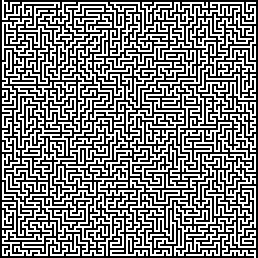
#> input picture resources/mazes/large.bmp, 129 x 129 px, given in place of verysmall.bmp, which was not available (shown 2 times larger)
$ python threading_Find_Maze_End.py
#> lines starting #> are read from the running program, lines starting #| are printed output that depends on the picture; pictures that were not available may be replaced by others from this repository, and a replacement may not be noted
### baseCode/cse251.py
"""
Course: CSE 251
File: cse251.py
Author: Brother Comeau

Purpose: Common classes for the CSE 251 course
"""

import os
import sys
import time
from datetime import datetime
import logging
import matplotlib.pyplot as plt
import numpy as np
import random
import json
import turtle
import cv2

# ===============================================================================================
# [15 lines left out: functions print_dict, load_json_file, not called in this run]


# ===============================================================================================
class Log():
    """ Logger Class for CSE 251 """

    def __init__(self, filename_log='',
                 linefmt='',
                 show_levels=False,
                 show_terminal=False,
                 include_time=True):
        self._start_time = time.perf_counter()
        self._show_terminal = show_terminal

        if filename_log == '':
            d = datetime.now()
            localtime = d.strftime("%m%d-%H%M%S")
            filename_log = f'{localtime}.log'

        self._filename = filename_log

        if linefmt == '':
          linefmt = '%(message)s'

        if show_levels:
            linefmt = '%(levelname)s - ' + linefmt

        if include_time:
            date_format = '%H:%M:%S'
            linefmt = '%(asctime)s| ' + linefmt
        else:
            date_format = ''

        # Create and configure logger
        logging.basicConfig(filename=self._filename,
                            # format='%(asctime)s %(levelname)s %(message)s',
                            format=linefmt,
                            datefmt=date_format,
                            filemode='w')

        self.logger = logging.getLogger()

        # Setting the threshold of logger to DEBUG
        self.logger.setLevel(logging.INFO)

        if show_terminal:
            formatter = logging.Formatter(linefmt, datefmt=date_format)
            terminal_handler = logging.StreamHandler()
            terminal_handler.setFormatter(formatter)
            self.logger.addHandler(terminal_handler)


    # [24 lines left out: functions start_timer, step_timer, stop_timer, not called in this run]

    def get_time(self):
        return time.perf_counter()

    def write_blank_line(self):
        """Write info message to log file"""
        self.logger.info(' ')
        # if self._show_terminal:
        #   print(f'LOG: {message}')

    def write(self, message=''):
        """Write info message to log file"""
        self.logger.info(message)
        # if self._show_terminal:
        #   print(f'LOG: {message}')

    def write_warning(self, message=''):
        """Write warning message to log file"""
        self.logger.warning('WARNING: ' + message)
        # if self._show_terminal:
        #   print(f'LOG: {message}')

    def write_error(self, message=''):
        """Write error message to log file"""
        self.logger.error('ERROR: ' + message)
        # if self._show_terminal:
        #   print(f'LOG: {message}')

# ===============================================================================================
class Plots:
    """ Create plots for reports """
    def __init__(self, title=''):
        self._title = title

    # [39 lines left out: functions line, bar, not called in this run]


class CSE251Turtle:

    # Consts values
    COMMAND_UP = 1
    COMMAND_GOTO = 2
    COMMAND_DOWN = 3
    COMMAND_FORWARD = 4
    COMMAND_LEFT = 5
    COMMAND_RIGHT = 6
    COMMAND_BACKWARD = 7
    COMMAND_COLOR = 8
    COMMAND_SETHEADING = 9
    COMMAND_PENSIZE = 10

    SLEEP = 0.00001

    def __init__(self):
        self.commands = []

    def pensize(self, size):
        self.commands.append((self.COMMAND_PENSIZE, size))

    # [4 lines left out: function move, not called in this run]

    def up(self):
        self.commands.append((self.COMMAND_UP, ))

    def goto(self, x, y):
        self.commands.append((self.COMMAND_GOTO, x, y))

    def down(self):
        self.commands.append((self.COMMAND_DOWN, ))

    def forward(self, amount):
        time.sleep(self.SLEEP)
        self.commands.append((self.COMMAND_FORWARD, amount))

    def backward(self, amount):
        time.sleep(self.SLEEP)
        self.commands.append((self.COMMAND_BACKWARD, amount))

    def left(self, amount):
        self.commands.append((self.COMMAND_LEFT, amount))

    def right(self, amount):
        self.commands.append((self.COMMAND_RIGHT, amount))

    def color(self, color):
        self.commands.append((self.COMMAND_COLOR, color))

    def setheading(self, amount):
        self.commands.append((self.COMMAND_SETHEADING, amount))

    def clear(self):
        self.commands = []

    def print_commands(self):
        # print(self.commands)
        print(f'There are {len(self.commands)} commands created')

    def get_command_count(self):
        return len(self.commands)

    # [25 lines left out: function play_commands, not called in this run]


class Screen:

    # Consts values
    COMMAND_MOVE = 1
    COMMAND_COLOR = 2
    COMMAND_UPDATE = 3
    COMMAND_BLOCK = 4
    COMMAND_LINE = 5

    def __init__(self, width, height):
        self.commands = []
        self.width = width
        self.height = height

        self.board = np.zeros((width, height, 3), dtype=np.uint8)

    def __del__(self):
        cv2.destroyAllWindows()

    def background(self, color):
        pt1 = (0, 0)
        pt2 = (self.width, self.height)
        cv2.rectangle(self.board, pt1, pt2, color, -1)

    def move(self, x, y):
        self.commands.append((self.COMMAND_MOVE, int(x), int(y)))

    def color(self, color):
        self.commands.append((self.COMMAND_COLOR, color))

    def clear(self):
        self.commands = []

    def print_commands(self):
        # print(self.commands)
        print(f'There are {len(self.commands)} commands created')

    def get_command_count(self):
        return len(self.commands)

    def line(self, x1, y1, x2, y2, color='black'):
        self.commands.append((self.COMMAND_LINE, int(x1), int(y1), int(x2), int(y2), color))

    def update(self):
        self.commands.append((self.COMMAND_UPDATE, ))

    def block(self, x, y, width, height, color='black'):
        self.commands.append((self.COMMAND_BLOCK, int(x), int(y), int(width), int(height), color))

    def play_commands(self, speed=0):
        pos_x = 0
        pos_y = 0
        color = (0, 0, 0)
        sleep_time = speed * 10
        finish = False

        title = 'Maze: Press "q" to quit, "f" to finish, "-" to slow down, "+" to go faster, "p" to play again'

        cv2.namedWindow(title)

        for action in self.commands:
            # print(action)
            code = action[0]
            if   code == self.COMMAND_MOVE:
                pos_x = action[1]
                pos_y = action[2]

            elif code == self.COMMAND_COLOR:
                color = action[1]

            elif code == self.COMMAND_UPDATE:
                if not finish:
                    cv2.imshow(title, self.board)
                    if sleep_time > 0:
                        key = cv2.waitKey(sleep_time)
                    else:
                        key = cv2.waitKey(1)

                    if key == 27 or key == ord('q') or key == ord('Q'):
                        return False

                    if key == ord('f') or key == ord('F'):
                        finish = True

            elif code == self.COMMAND_LINE:
                cv2.line(self.board, (action[1], action[2]), (action[3], action[4]), action[5], 1)

            elif code == self.COMMAND_BLOCK:
                cv2.rectangle(self.board, (action[1], action[2]), (action[1] + action[3], action[2] + action[4]), action[5], -1)

            else:
                print(f'Invalid action found: {action}')

        cv2.imshow(title, self.board)
        return True


COLOR_WHITE = (255, 255, 255)
COLOR_BLACK = (0, 0, 0)
COLOR_VISITED = (128, 128, 128)

OPEN = 1
WALL = 2
VISITED = 3

class Maze():

    def __init__(self, screen, width, height, bitmap_file, delay=False):
        super().__init__()
        self.screen = screen
        self.filename = bitmap_file
        self.screen_w = width
        self.screen_h = height
        self.delay = delay

        # numpy array
        self.pixels = cv2.imread(bitmap_file, 0)

        self.width, self.height = self.pixels.shape

        self.start_pos = (0, 1)
        self.end_pos = (self.width - 1, self.height - 2)

        self.border_size = 50

        self.scale_w = (self.screen_w - self.border_size) / self.width
        self.scale_h = (self.screen_h - self.border_size) / self.height
        self.offset_x = self.border_size // 2
        self.offset_y = self.border_size // 2

        self.colors = [ [COLOR_BLACK for _ in range(self.height)] for _ in range(self.width)]
        # Set colors
        for row in range(self.height):
            for col in range(self.width):
                if self.pixels[row, col] == 255:
                    self.colors[row][col] = COLOR_WHITE

        self._draw()


    def move(self, row, col, color):
        """ Change a color of a square """
        state = self._state(row, col)
        if state != OPEN:
            print(f'ERROR: You are trying to move on a spot that is a wall or already visited: {row}, {col}, color = {self.colors[row][col]}')
            return

        self.colors[row][col] = color
        pos_x, pos_y = self._calc_screen_pos(row, col)
        self.screen.block(pos_x, pos_y, self.scale_w, self.scale_h, color=color)
        self.screen.update()
        if self.delay:
            time.sleep(0.00000001)

    # [6 lines left out: function restore, not called in this run]


    def can_move_here(self, row, col):
        """ Is the square free to move to """
        return self._state(row, col) == OPEN


    def get_possible_moves(self, row, col):
        """ Given a square location, returns possible moves """
        if not self._pos_ok(row, col):
            return []

        possible = [(row + 1, col), (row - 1, col), (row, col + 1), (row, col - 1)]
        random.shuffle(possible)

        moves = []
        for x, y in possible:
            if self._state(x, y) == OPEN:
                moves.append((x, y))

        return moves


    def get_start_pos(self):
        """ Return the starting position of the maze """
        return self.start_pos


    def at_end(self, row, col):
        """ Did we reach the end of the maze """
        return self.end_pos == (row, col)


    # *************************************************************************
    # Local methods for this class - don't call directly

    def _draw(self):
        # Assume that the background on the screen is black
        for row in range(self.height):
            for col in range(self.width):
                if self._state(row, col) == OPEN:
                    pos_x, pos_y = self._calc_screen_pos(row, col)
                    self.screen.block(pos_x, pos_y, self.scale_w, self.scale_h, color=COLOR_WHITE)
                else:
                    pos_x, pos_y = self._calc_screen_pos(row, col)
                    self.screen.block(pos_x, pos_y, self.scale_w, self.scale_h, color=COLOR_BLACK)
        self.screen.update()

    def _state(self, x, y):
        if x < 0 or y < 0 or x >= self.height or y >= self.width:
            return WALL
        if self.colors[x][y] == COLOR_WHITE:
            return OPEN
        else:
            return WALL

    def _calc_screen_pos(self, x, y):
        pos_x = (self.scale_w * x) + self.offset_x
        pos_y = (self.scale_h * y) + self.offset_y
        return (pos_x, pos_y)

    def _pos_ok(self, x, y):
        if x < 0 or y < 0 or x >= self.height or y >= self.width:
            return False
        return True

### threading_Find_Maze_End.py
"""
Course: CSE 251
Lesson Week: 09
File: assignment09-p2.py
Author: Preston Millward

Purpose: Part 2 of assignment 09, finding the end position in the maze

Instructions:
- Do not create classes for this assignment, just functions
- Do not use any other Python modules other than the ones included
- Each thread requires a different color by calling get_color()


This code is not interested in finding a path to the end position,
However, once you have completed this program, describe how you could
change the program to display the found path to the exit position.

What would be your strategy?

One way that would work would be to use threaded classes where each thread
keeps track of its parent thread, the spot its parent was on when the new
thread was created, whether it found the end, and its own path in a list -
just from its individual start to where it ends. When it spawns off another
thread, it passes that child thread where the the current thread was when it
spawned it, and a reference to the current thread. Then when a thread finds the
end, it can create a master list and follow this recursive process:
1. If you have a parent thread, call this function in their class with
arguments of where they created you (so they stop appending their moves at that
point) and the master list (so they can append to it).
2. Append each of your steps to the master list, stopping at the given spawn
point (inclusive) OR the end of the maze.
That finishing thread could either write that master list to a global variable,
or it could just hold on to it.
When all threads are joined, I can either access that global variable, or loop
through the list of threads to find the one that found the end and get the
master list from it.

Why would it work?

Each thread knows where it started and where it ends. Each thread also knows
where its parent was when it was created. Any part of the parent's path list
past that point is irrelevant and needs removed when the end is found. By
stitiching together each of those partial paths, the overall path from
beginning to end can be obtained.
"""
import math
import threading
import cv2
import os

# Include cse 251 common Python files - Dont change
from baseCode.cse251 import *

SCREEN_SIZE = 800
COLOR = (0, 0, 255)
COLORS = (
    (0,0,255),
    (0,255,0),
    (255,0,0),
    (255,255,0),
    (0,255,255),
    (255,0,255),
    (128,0,0),
    (128,128,0),
    (0,128,0),
    (128,0,128),
    (0,128,128),
    (0,0,128),
    (72,61,139),
    (143,143,188),
    (226,138,43),
    (128,114,250)
)

# Globals
current_color_index = 0
thread_count = 0
stop = False

def get_color():
    """ Returns a different color when called """
    global current_color_index
    if current_color_index >= len(COLORS):
        current_color_index = 0
    color = COLORS[current_color_index]
    current_color_index += 1
    return color

def thread_move(pos, color, maze, maze_lock):
    with maze_lock:
        if maze.can_move_here(pos[0], pos[1]):
            maze.move(pos[0], pos[1], color)
            return True
        return False

def thread_solve(pos, color, maze, maze_lock, thread_list):
    global stop
    if stop or not thread_move(pos, color, maze, maze_lock):
        return
    if maze.at_end(pos[0], pos[1]):
        print("Found end!")
        stop = True
        return
    while True:
        moves = maze.get_possible_moves(pos[0], pos[1])
        first_move = True
        for move in moves:
            if first_move:
                # If we can take this first move, take it.
                if stop:
                    return
                can_move = thread_move(move, color, maze, maze_lock)
                if can_move:
                    pos = move
                    first_move = False
                    if maze.at_end(pos[0], pos[1]):
                        stop = True
                        return
            else:
                thread = threading.Thread(target = thread_solve, args=(move, get_color(), maze, maze_lock, thread_list))
                thread.start()
                thread_list.append(thread)
        # It went through without making any moves.
        if first_move:
            return

def solve_find_end(maze):
    """ finds the end position using threads.  Nothing is returned """
    global stop
    stop = False
    # When one of the threads finds the end position, stop all of them
    maze_lock = threading.Lock()
    thread_list = []
    thread = threading.Thread(target = thread_solve, args=(maze.get_start_pos(), get_color(), maze, maze_lock, thread_list))
    thread.start()
    thread_list.append(thread)
    for thread in thread_list:
        thread.join()
    global thread_count
    thread_count = len(thread_list)

def find_end(log, filename, delay):
    """ Do not change this function """

    global thread_count

    # create a Screen Object that will contain all of the drawing commands
    screen = Screen(SCREEN_SIZE, SCREEN_SIZE)
    screen.background((255, 255, 0))

    maze = Maze(screen, SCREEN_SIZE, SCREEN_SIZE, filename, delay=delay)

    solve_find_end(maze)

    log.write(f'Number of drawing commands = {screen.get_command_count()}')
    log.write(f'Number of threads created  = {thread_count}')

    done = False
    speed = 1
    while not done:
        if screen.play_commands(speed):
            key = cv2.waitKey(0)
            if key == ord('+'):
                speed = max(0, speed - 1)
            elif key == ord('-'):
                speed += 1
            elif key != ord('p'):
                done = True
        else:
            done = True


def find_ends(log):
    """ Do not change this function """

    files = (
        ('verysmall.bmp', True),
        ('verysmall-loops.bmp', True),
        ('small.bmp', True),
        ('small-loops.bmp', True),
        ('small-odd.bmp', True),
        ('small-open.bmp', False),
        ('large.bmp', False),
        ('large-loops.bmp', False)
    )

    log.write('*' * 40)
    log.write('Part 2')
    dir = os.path.dirname(__file__)
    for filename, delay in files:
        filename = dir + "/resources/mazes/"+filename
        log.write()
        log.write(f'File: {filename}')
        find_end(log, filename, delay)
#> this loop made 4 passes; (key q is pressed on pass 1)
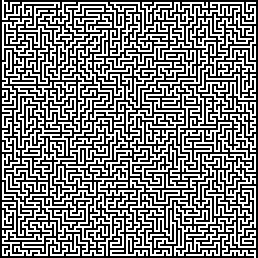
#> input picture resources/mazes/large.bmp, 129 x 129 px, given in place of verysmall.bmp, which was not available (shown 2 times larger)
#> pass 1, in play_commands, `cv2.imshow(title, self.board)`:
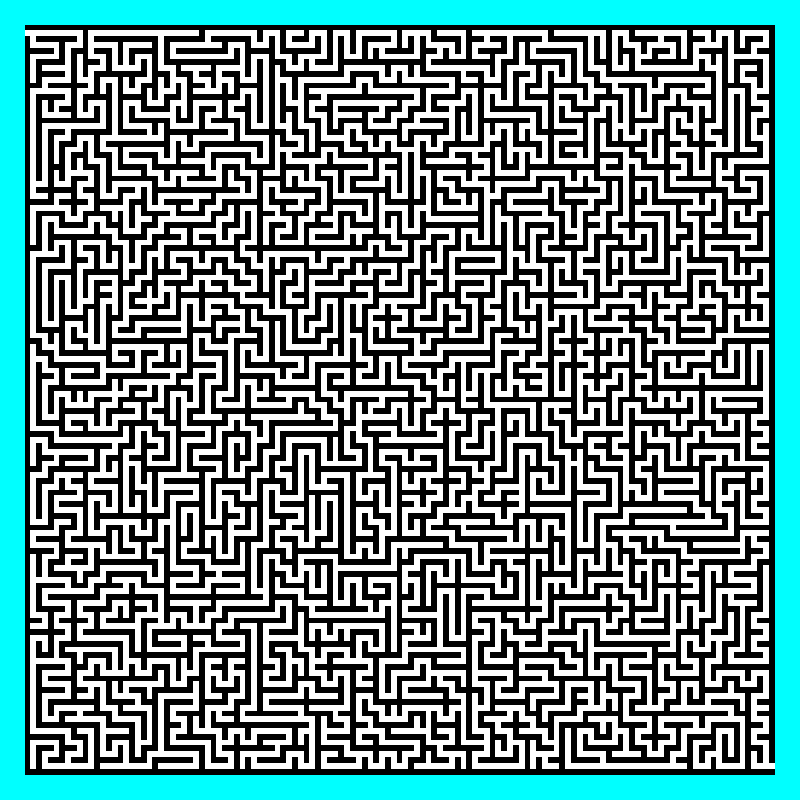
#> window 'Maze: Press "q" to quit, "f" t': shape (800, 800, 3); mean B, G, R 141.6, 141.6, 110.7
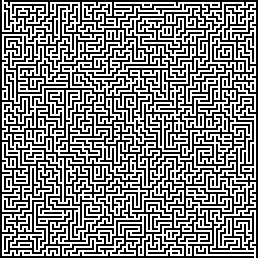
#> input picture resources/mazes/large-loops.bmp, 129 x 129 px, given in place of verysmall-loops.bmp, which was not available (shown 2 times larger)
#> pass 2, in play_commands (call 2), `cv2.imshow(title, self.board)`:
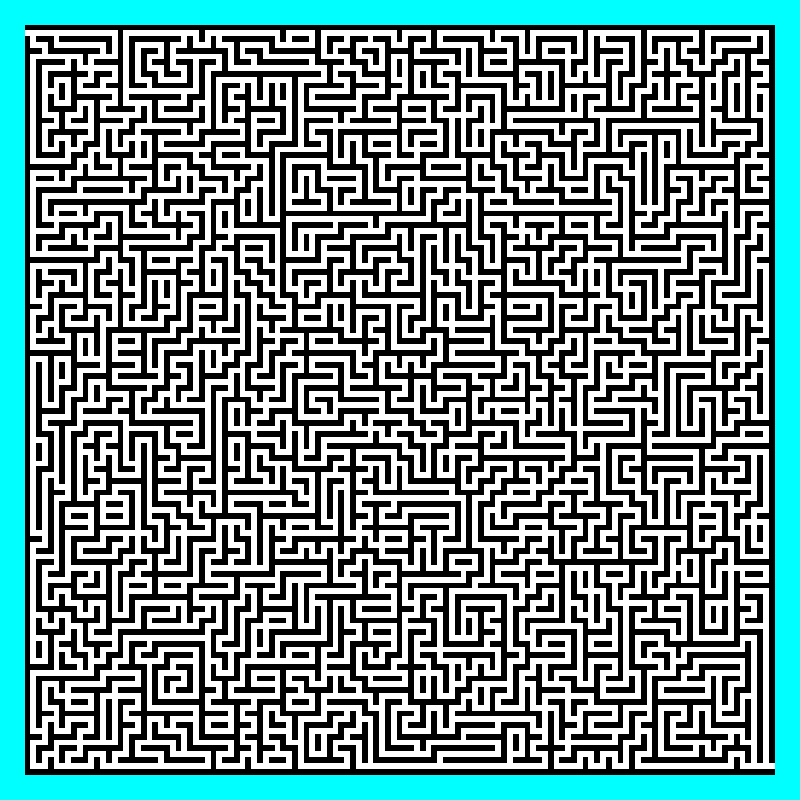
#> window 'Maze: Press "q" to quit, "f" t': shape (800, 800, 3); mean B, G, R 145.6, 145.6, 114.7
    log.write('*' * 40)


def main():
    """ Do not change this function """
    sys.setrecursionlimit(5000)
    log = Log(show_terminal=True)
    find_ends(log)


if __name__ == "__main__":
#> (the run stopped early here; a loop or call above may not have finished)
